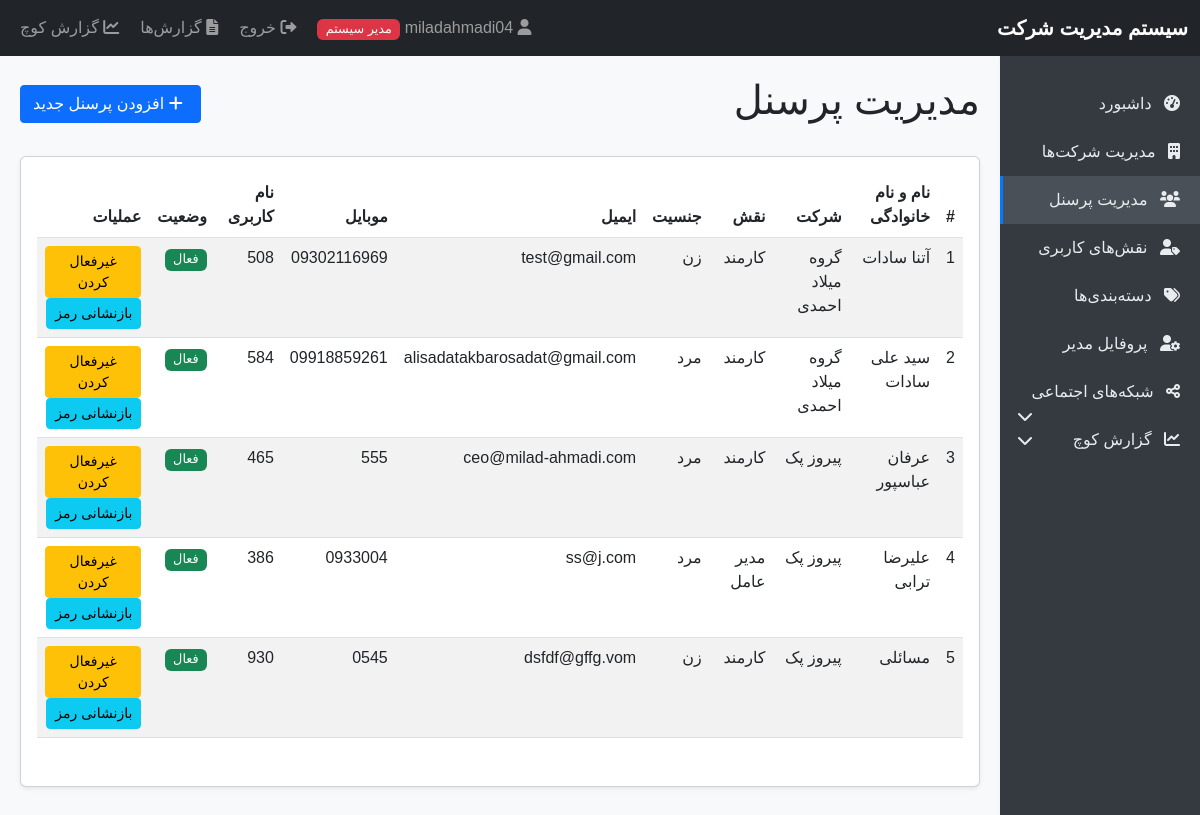
Page /personnel.php (signed in) on the committed database.
### tables this page shows
CREATE TABLE `personnel` (
  `id` int(11) NOT NULL,
  `company_id` int(11) NOT NULL,
  `role_id` int(11) NOT NULL,
  `full_name` varchar(100) NOT NULL,
  `gender` enum('male','female') NOT NULL,
  `email` varchar(100) NOT NULL,
  `mobile` varchar(20) NOT NULL,
  `is_active` tinyint(1) DEFAULT 1,
  `username` varchar(50) NOT NULL,
  `password` varchar(255) NOT NULL,
  `created_at` timestamp NOT NULL DEFAULT current_timestamp(),
  `can_receive_reports` tinyint(1) DEFAULT 0
);

CREATE TABLE `companies` (
  `id` int(11) NOT NULL,
  `name` varchar(100) NOT NULL,
  `is_active` tinyint(1) DEFAULT 1,
  `created_at` timestamp NOT NULL DEFAULT current_timestamp()
);

CREATE TABLE `roles` (
  `id` int(11) NOT NULL,
  `name` varchar(50) NOT NULL,
  `is_ceo` tinyint(1) DEFAULT 0,
  `created_at` timestamp NOT NULL DEFAULT current_timestamp()
);

### functions.php (called while the page is built, shortened)
<?php
function isAdmin() {
    return isset($_SESSION['user_type']) && $_SESSION['user_type'] === 'admin';
}
function hasPermission($permissionCode) {
    global $pdo;
    if (isAdmin()) {
        return true;
    }
    $roleId = $_SESSION['role_id'];
    $stmt = $pdo->prepare("SELECT COUNT(*) as count
                          FROM role_permissions rp
                          JOIN permissions p ON rp.permission_id = p.id
                          WHERE rp.role_id = ? AND p.code = ?");
    $stmt->execute([$roleId, $permissionCode]);
    $result = $stmt->fetch();
    return $result && $result['count'] > 0;
}

### personnel.php (the view, shortened to what this page needs)
<?php
require_once 'database.php';
require_once 'functions.php';
require_once 'auth.php';
$query = "SELECT p.*, c.name as company_name, r.name as role_name
         FROM personnel p
         JOIN companies c ON p.company_id = c.id
         JOIN roles r ON p.role_id = r.id";
$query .= " ORDER BY p.full_name";
$stmt = $pdo->query($query);
$personnelList = $stmt->fetchAll();
include 'header.php';
?>
<div class="d-flex justify-content-between align-items-center mb-4">
    <h1>مدیریت پرسنل</h1>
    <button type="button" class="btn btn-primary" data-bs-toggle="modal" data-bs-target="#addPersonnelModal">
        <i class="fas fa-plus"></i> افزودن پرسنل جدید
    </button>
</div>
<div class="card">
    <div class="card-body">
        <?php if (count($personnelList) > 0): ?>
            <div class="table-responsive">
                <table class="table table-striped">
                    <thead>
                        <tr>
                            <th>#</th>
                            <th>نام و نام خانوادگی</th>
                            <th>شرکت</th>
                            <th>نقش</th>
                            <th>جنسیت</th>
                            <th>ایمیل</th>
                            <th>موبایل</th>
                            <th>نام کاربری</th>
                            <th>وضعیت</th>
                            <th>عملیات</th>
                        </tr>
                    </thead>
                    <tbody>
                        <?php foreach ($personnelList as $index => $person): ?>
                            <tr>
                                <td><?php echo $index + 1; ?></td>
                                <td><?php echo $person['full_name']; ?></td>
                                <td><?php echo $person['company_name']; ?></td>
                                <td><?php echo $person['role_name']; ?></td>
                                <td><?php echo $person['gender'] == 'male' ? 'مرد' : 'زن'; ?></td>
                                <td><?php echo $person['email']; ?></td>
                                <td><?php echo $person['mobile']; ?></td>
                                <td><?php echo $person['username']; ?></td>
                                <td>
                                    <?php if ($person['is_active']): ?>
                                        <span class="badge bg-success">فعال</span>
                                    <?php else: ?>
                                        <span class="badge bg-danger">غیرفعال</span>
                                    <?php endif; ?>
                                </td>
                                <td>
                                    <a href="?toggle=<?php echo $person['id']; ?>" class="btn btn-sm
                                        <?php echo $person['is_active'] ? 'btn-warning' : 'btn-success'; ?>">
                                        <?php echo $person['is_active'] ? 'غیرفعال کردن' : 'فعال کردن'; ?>
                                    </a>
                                    <a href="?reset=<?php echo $person['id']; ?>" class="btn btn-sm btn-info"
                                       onclick="return confirm('آیا از بازنشانی رمز عبور اطمینان دارید؟')">
                                        بازنشانی رمز
                                    </a>
                                </td>
                            </tr>
                        <?php endforeach; ?>
                    </tbody>
                </table>
            </div>
        <?php else: ?>
            <p class="text-center">هیچ پرسنلی یافت نشد.</p>
        <?php endif; ?>
    </div>
</div>
<?php include 'footer.php'; ?>

### header.php (shortened to what this page needs)
<!DOCTYPE html>
<html lang="fa" dir="rtl">
<head>
    <link rel="stylesheet" href="https://cdn.jsdelivr.net/npm/bootstrap@5.3.0/dist/css/bootstrap.rtl.min.css">
    <link rel="stylesheet" href="https://cdnjs.cloudflare.com/ajax/libs/font-awesome/6.0.0/css/all.min.css">
    <link href="fontstyle.css" rel="stylesheet">
</head>
<body>
    <nav class="navbar navbar-expand-lg navbar-dark bg-dark">
        <div class="container-fluid">
            <a class="navbar-brand" href="#">سیستم مدیریت شرکت</a>
            <div class="collapse navbar-collapse" id="navbarNav">
                <ul class="navbar-nav ms-auto">
                    <li class="nav-item">
                        <a class="nav-link" href="#">
                            <i class="fas fa-user"></i> <?php echo $_SESSION['username']; ?>
                            <?php if (isAdmin()): ?>
                                <span class="badge bg-danger">مدیر سیستم</span>
                            <?php elseif (isCEO()): ?>
                                <span class="badge bg-warning text-dark">مدیر عامل</span>
                            <?php endif; ?>
                        </a>
                    </li>
                    <li class="nav-item">
                        <a class="nav-link" href="logout.php">
                            <i class="fas fa-sign-out-alt"></i> خروج
                        </a>
                    </li>
                    <?php if (hasPermission('view_reports')): ?>
                        <li class="nav-item">
                            <a class="nav-link" href="reports.php">
                                <i class="fas fa-file-alt"></i> گزارش‌ها
                            </a>
                        </li>
                    <?php endif; ?>
                    <?php if (hasPermission('view_coach_reports')): ?>
                        <li class="nav-item">
                            <a class="nav-link" href="coach_report_list.php">
                                <i class="fas fa-chart-line"></i> گزارش کوچ
                            </a>
                        </li>
                    <?php endif; ?>
                </ul>
            </div>
        </div>
    </nav>
    <div class="container-fluid">
        <div class="row">
            <div class="col-md-2 d-none d-md-block sidebar p-0">
                <div class="py-4">
                    <?php if (isAdmin()): ?>
                        <a href="admin_dashboard.php" class="<?php echo basename($_SERVER['PHP_SELF']) == 'admin_dashboard.php' ? 'active' : ''; ?>">
                            <i class="fas fa-tachometer-alt me-2"></i> داشبورد
                        </a>
                        <a href="companies.php" class="<?php echo basename($_SERVER['PHP_SELF']) == 'companies.php' ? 'active' : ''; ?>">
                            <i class="fas fa-building me-2"></i> مدیریت شرکت‌ها
                        </a>
                        <a href="personnel.php" class="<?php echo basename($_SERVER['PHP_SELF']) == 'personnel.php' ? 'active' : ''; ?>">
                            <i class="fas fa-users me-2"></i> مدیریت پرسنل
                        </a>
                        <a href="roles.php" class="<?php echo basename($_SERVER['PHP_SELF']) == 'roles.php' ? 'active' : ''; ?>">
                            <i class="fas fa-user-tag me-2"></i> نقش‌های کاربری
                        </a>
                        <a href="categories.php" class="<?php echo basename($_SERVER['PHP_SELF']) == 'categories.php' ? 'active' : ''; ?>">
                            <i class="fas fa-tags me-2"></i> دسته‌بندی‌ها
                        </a>
                        <a href="admin_profile.php" class="<?php echo basename($_SERVER['PHP_SELF']) == 'admin_profile.php' ? 'active' : ''; ?>">
                            <i class="fas fa-user-cog me-2"></i> پروفایل مدیر
                        </a>
                        <div class="has-submenu <?php echo in_array(basename($_SERVER['PHP_SELF']), ['social_networks.php', 'social_network_fields.php', 'social_pages.php', 'kpi_models.php', 'page_kpi.php', 'social_report.php', 'view_social_report.php', 'expected_performance.php']) ? 'active-menu' : ''; ?>">
                            <a href="#" class="<?php echo in_array(basename($_SERVER['PHP_SELF']), ['social_networks.php', 'social_network_fields.php', 'social_pages.php', 'kpi_models.php', 'page_kpi.php', 'social_report.php', 'view_social_report.php', 'expected_performance.php']) ? 'active' : ''; ?>">
                                <i class="fas fa-share-alt me-2"></i> شبکه‌های اجتماعی <i class="fas fa-chevron-down float-end mt-1"></i>
                            </a>
                        </div>
                        <?php if (hasPermission('view_coach_reports')): ?>
                            <div class="has-submenu <?php echo in_array(basename($_SERVER['PHP_SELF']), ['coach_report.php', 'coach_report_list.php', 'coach_report_view.php']) ? 'active-menu' : ''; ?>">
                                <a href="#" class="<?php echo in_array(basename($_SERVER['PHP_SELF']), ['coach_report.php', 'coach_report_list.php', 'coach_report_view.php']) ? 'active' : ''; ?>">
                                    <i class="fas fa-chart-line me-2"></i> گزارش کوچ <i class="fas fa-chevron-down float-end mt-1"></i>
                                </a>
                            </div>
                        <?php endif; ?>
                    <?php endif; ?>
                </div>
            </div>
            <div class="col-md-10 content">

### footer.php (shortened to what this page needs)
            </div>
        </div>
    </div>
</body>
</html>

### header.php (style rules this page uses)
body { font-family: Tahoma, Arial, sans-serif; background-color: #f8f9fa; }
.navbar-brand { font-weight: bold; }
.content { padding: 20px; }
.sidebar { min-height: calc(100vh - 56px); background-color: #343a40; color: #fff; box-shadow: 2px 0 5px rgba(0,0,0,0.1); }
.sidebar a { color: #e9ecef; text-decoration: none; padding: 12px 15px; display: block; transition: all 0.3s; border-left: 3px solid transparent; }
.sidebar .active { background-color: #495057; border-left: 3px solid #007bff; }
.has-submenu { position: relative; }
.badge { font-size: 80%; font-weight: normal; }
.card { box-shadow: 0 0.125rem 0.25rem rgba(0, 0, 0, 0.075); margin-bottom: 1.5rem; }
.btn { border-radius: 0.25rem; }
.btn-sm { padding: 0.25rem 0.5rem; font-size: 0.875rem; }
.fas, .fab { margin-right: 5px; }
.table-responsive { margin-bottom: 1rem; }

### rows in the picture
personnel: full_name "آتنا سادات", company.name "گروه میلاد احمدی", role.name "کارمند", gender "زن", email "test@gmail.com", mobile "09302116969", username "508", is_active "فعال"
personnel: full_name "سید علی سادات", company.name "گروه میلاد احمدی", role.name "کارمند", gender "مرد", email "alisadatakbarosadat@gmail.com", mobile "09918859261", username "584", is_active "فعال"
personnel: full_name "عرفان عباسپور", company.name "پیروز پک", role.name "کارمند", gender "مرد", email "ceo@milad-ahmadi.com", mobile "555", username "465", is_active "فعال"
personnel: full_name "علیرضا ترابی", company.name "پیروز پک", role.name "مدیر عامل", gender "مرد", email "ss@j.com", mobile "0933004", username "386", is_active "فعال"
personnel: full_name "مسائلی", company.name "پیروز پک", role.name "کارمند", gender "زن", email "dsfdf@gffg.vom", mobile "0545", username "930", is_active "فعال"
